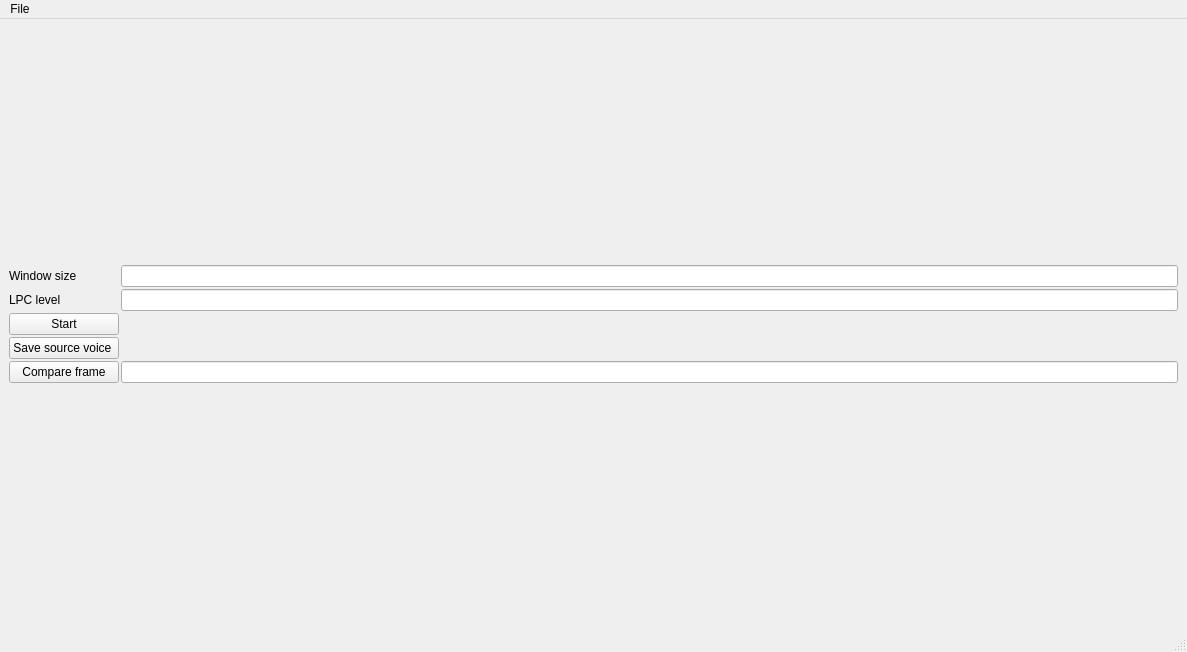
<?xml version="1.0" encoding="UTF-8"?>
<ui version="4.0">
 <class>MainWindow</class>
 <widget class="QMainWindow" name="MainWindow">
  <property name="geometry">
   <rect>
    <x>0</x>
    <y>0</y>
    <width>1187</width>
    <height>652</height>
   </rect>
  </property>
  <property name="windowTitle">
   <string>LPC Analyzer</string>
  </property>
  <widget class="QWidget" name="centralwidget">
   <layout class="QVBoxLayout" name="verticalLayout_2">
    <item>
     <layout class="QGridLayout" name="mainLayout">
      <item row="0" column="0">
       <layout class="QHBoxLayout" name="figureLayout"/>
      </item>
     </layout>
    </item>
    <item>
     <layout class="QGridLayout" name="lpcFormLayout">
      <property name="spacing">
       <number>2</number>
      </property>
      <item row="0" column="0">
       <widget class="QLabel" name="label">
        <property name="text">
         <string>Window size </string>
        </property>
       </widget>
      </item>
      <item row="1" column="1">
       <widget class="QLineEdit" name="lpcLevelEdit"/>
      </item>
      <item row="2" column="0">
       <widget class="QPushButton" name="lpcButton">
        <property name="text">
         <string>Start</string>
        </property>
       </widget>
      </item>
      <item row="3" column="0">
       <widget class="QPushButton" name="saveSourceVoiceButton">
        <property name="text">
         <string>Save source voice </string>
        </property>
       </widget>
      </item>
      <item row="4" column="0">
       <widget class="QPushButton" name="compareButton">
        <property name="text">
         <string>Compare frame</string>
        </property>
       </widget>
      </item>
      <item row="0" column="1">
       <widget class="QLineEdit" name="windowSizeEdit"/>
      </item>
      <item row="1" column="0">
       <widget class="QLabel" name="label_2">
        <property name="text">
         <string>LPC level</string>
        </property>
       </widget>
      </item>
      <item row="4" column="1">
       <widget class="QLineEdit" name="frameIndexEdit"/>
      </item>
     </layout>
    </item>
   </layout>
  </widget>
  <widget class="QMenuBar" name="menubar">
   <property name="geometry">
    <rect>
     <x>0</x>
     <y>0</y>
     <width>1187</width>
     <height>25</height>
    </rect>
   </property>
   <widget class="QMenu" name="menuFile">
    <property name="title">
     <string>File</string>
    </property>
    <addaction name="actionOpen"/>
   </widget>
   <addaction name="menuFile"/>
  </widget>
  <widget class="QStatusBar" name="statusbar"/>
  <action name="actionOpen">
   <property name="text">
    <string>Open</string>
   </property>
  </action>
  <action name="createLPCFilter">
   <property name="text">
    <string>Create LPC filter</string>
   </property>
  </action>
 </widget>
 <resources/>
 <connections/>
</ui>
